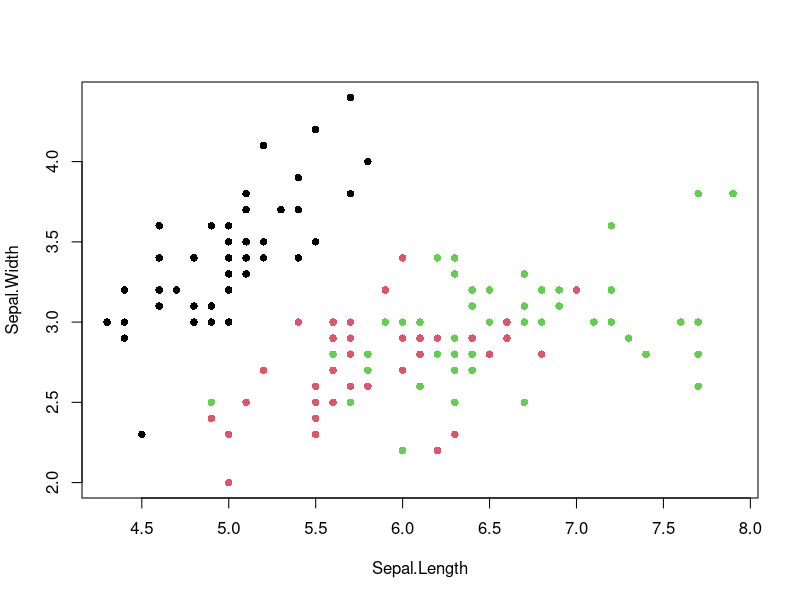
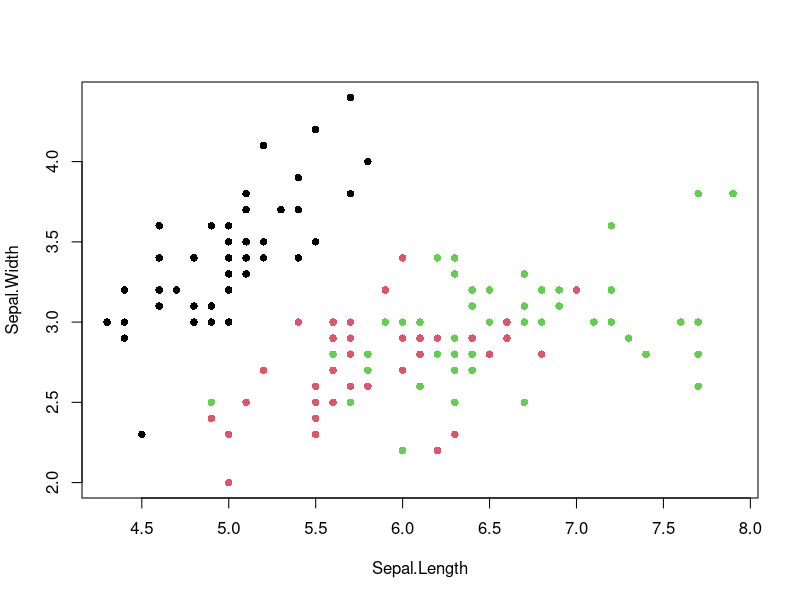

Reproduce these figures in R, in order.
## ---- chunk 1
knitr::opts_chunk$set(echo = TRUE)
## ---- chunk 2
library("DiagrammeR")
grViz("digraph pandoc {
         graph [rankdir = 'LR']
           node [shape = 'box', penwidth=1, fontname = 'Helvetica', 
                color='dodgerblue', style='filled', fontcolor='#006ab2' fillcolor='wheat']
                Markdown HTML PDF Word
           node [shape = cds, style='filled', fontsize=18, fontcolor='tomato', fillcolor='wheat']
             pandoc
           node [shape = oval, penwidth=0.5, style='cds' fixedsize=20 
                 fontsize=10 fontcolor='#93107d' style='filled', fillcolor='wheat']
             figs bib
           edge [penwidth=1.5]
             Markdown -> pandoc
             {figs bib} -> {pandoc}
             pandoc -> {HTML PDF Word}
}")
## ---- chunk 3
install.packages("tinytex")
## ---- chunk 4
grViz("digraph pandoc {
         graph [rankdir = 'LR']
           node [shape = 'box', penwidth=1, fontname = 'Helvetica', 
                color='dodgerblue', style='filled', fontcolor='#006ab2' fillcolor='wheat']
             RMarkdown Markdown HTML PDF Word
      
           node [shape = cds, style='filled', fontsize=18, fontcolor='tomato', fillcolor='wheat']
             knitr pandoc
      
           node [shape = oval, penwidth=0.5, style='cds' fixedsize=22
                 fontsize=10 fontcolor='#93107d' style='filled', fillcolor='wheat']
             R_Output figs R_figs bib csl
      
           edge [penwidth=1.5]
             RMarkdown -> knitr -> Markdown -> pandoc
             R_Output -> Markdown
             knitr -> {R_Output R_figs}
             {R_figs} -> {pandoc}
             pandoc -> {HTML PDF Word}
           edge [minlen=4 penwidth=1]
             {figs bib csl} -> pandoc
}")
## ---- chunk 5
summary(iris)
## ---- chunk 6
knitr::kable(iris[1:4, ])
## ---- chunk 7
plot(Sepal.Width ~ Sepal.Length, data=iris, pch=16, col=Species)
## ---- chunk 8
plot(Sepal.Width ~ Sepal.Length, data=iris, pch=16, col=Species)
